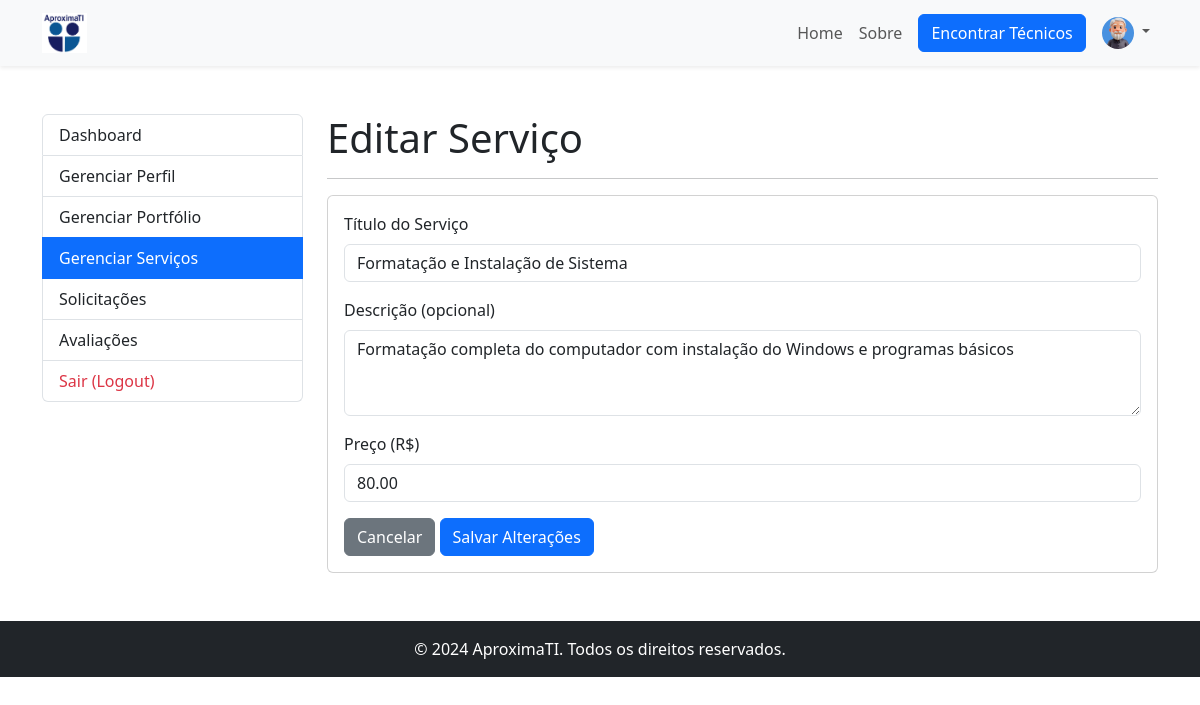
The page /painel/editarServico.php?id=1 (signed in) on the database its author committed.
### tables this page shows
CREATE TABLE `servicos` (
  `id` int(11) NOT NULL,
  `tecnico_id` int(11) NOT NULL,
  `titulo` varchar(100) NOT NULL,
  `descricao` text DEFAULT NULL,
  `preco` decimal(10,2) DEFAULT NULL
);

### classes/ServicoDAO.php (called while the page is built, shortened)
<?php
class ServicoDAO {
    private $pdo;
    public function __construct(PDO $pdo) {
        $this->pdo = $pdo;
    }
    public function buscarPorId($id, $tecnicoId) {
        $sql = "SELECT * FROM servicos WHERE id = ? AND tecnico_id = ?";
        $stmt = $this->pdo->prepare($sql);
        $stmt->execute([$id, $tecnicoId]);
        return $stmt->fetch();
    }
}
?>

### painel/editarServico.php (the view, shortened to what this page needs)
<?php
require_once '../includes/db.php';
require_once '../classes/ServicoDAO.php';
$servicoDAO = new ServicoDAO($pdo);
$servico = false;
if (isset($_GET['id'])) {
    $servico = $servicoDAO->buscarPorId($_GET['id'], $_SESSION['usuario_id']);
}
include '../includes/header.php';
?>
<main class="container my-5">
    <div class="row">
        <div class="col-md-3">
            <?php
                include '../includes/menuTecnico.php';
            ?>
        </div>
        <div class="col-md-9">
            <h1>Editar Serviço</h1>
            <hr>
            <div class="card">
                <div class="card-body">
                    <form action="../processa/processaEdicaoServico.php" method="post">
                        <div class="mb-3">
                            <label for="titulo" class="form-label">Título do Serviço</label>
                            <input type="text" class="form-control" id="titulo" name="titulo" value="<?php echo htmlspecialchars($servico['titulo']); ?>" required>
                        </div>
                        <div class="mb-3">
                            <label for="descricao" class="form-label">Descrição (opcional)</label>
                            <textarea class="form-control" id="descricao" name="descricao" rows="3"><?php echo htmlspecialchars($servico['descricao'] ?? ''); ?></textarea>
                        </div>
                        <div class="mb-3">
                            <label for="preco" class="form-label">Preço (R$)</label>
                            <input type="number" step="0.01" class="form-control" id="preco" name="preco" value="<?php echo $servico['preco']; ?>">
                        </div>
                        <a href="gerenciarServicos.php" class="btn btn-secondary">Cancelar</a>
                        <button type="submit" class="btn btn-primary">Salvar Alterações</button>
                    </form>
                </div>
            </div>
        </div>
    </div>
</main>
<?php
include '../includes/footer.php';
?>

### rows shown on the page
servicos: titulo "Formatação e Instalação de Sistema", descricao "Formatação completa do computador com instalação do Windows e programas básicos", preco "80.00"
